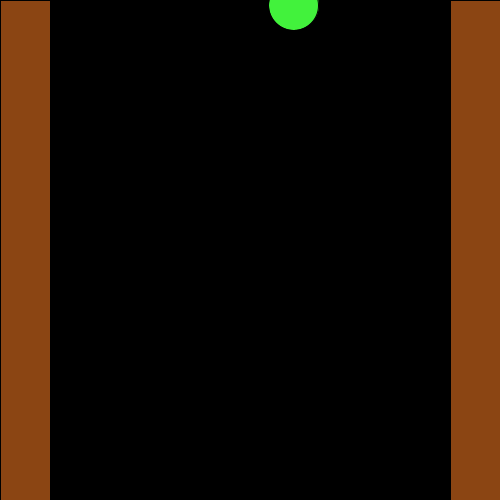
Frame 1 (no input)
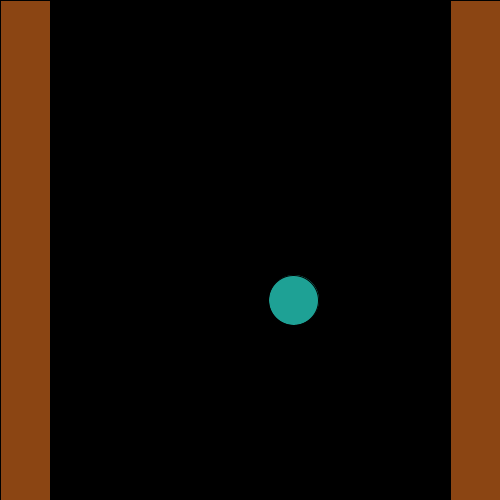
Frame 60 (the mouse pressed at the canvas centre just before this capture)
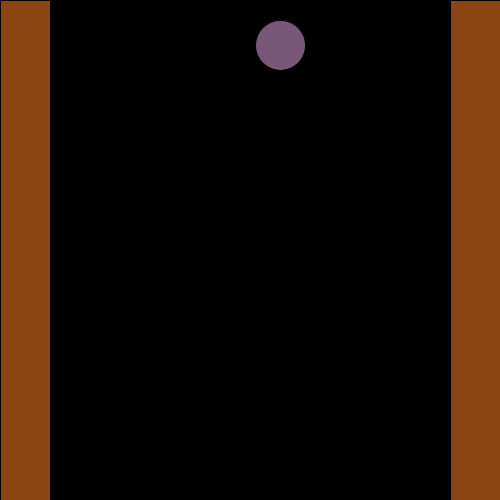
Frame 120 (the mouse held since frame 60 and released just before this capture)

The Processing sketch that drew these frames (run headless with seeded random() and noise(); from frame 60 on, the mouse is pressed at the canvas centre):

// Processing sketch: drop
// ── drop.pde
float xpos;
float ypos;
float ccolor1;
float ccolor2;
float ccolor3;
void setup()
{
  background(0);
  size(500,500);
  xpos=random(100,400);
}
void draw()
{
  ccolor1= random(0,255);
  ccolor2= random(0,255);
  ccolor3= random(0,255);
  background(0);
  ypos=ypos+5;
  fill(139,69,19);
  rect(0,0,50,500);
  rect(450,0,50,500);
  fill(ccolor1,ccolor2,ccolor3);
  ellipse(xpos,ypos,50,50);
  if(ypos>550)
  {
    xpos=random(100,400);
    ypos=0;
  }}
